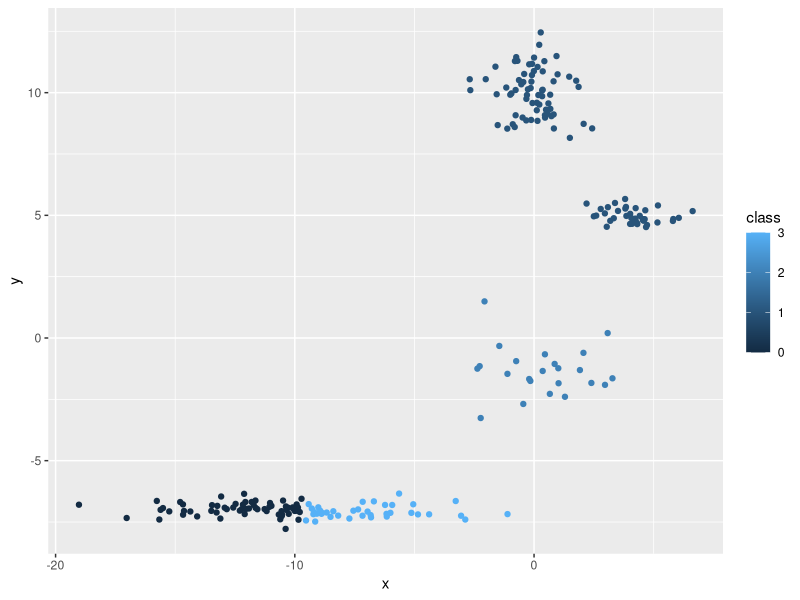

Write the R code that produced this figure.
# Ctrl + Alt + R ejecuta todo el script

setwd("~/go/src/github.com/estv-admin/find/")
# getwd()

df = read.csv("values.csv")
# df
# summary(df)
# str(df)
# plot(df)

library(ggplot2)

ggplot(df, aes(x, y, colour = class)) + geom_point()
